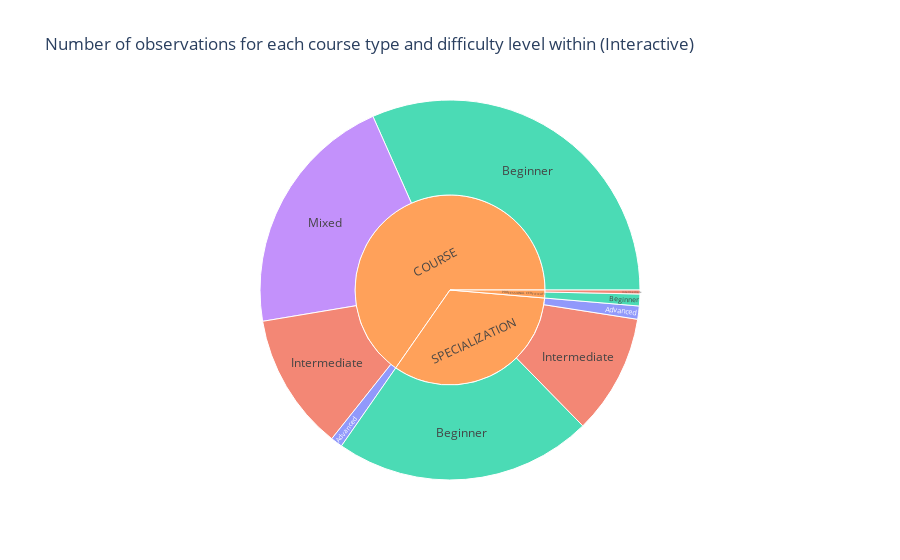

This figure's notebook cell:
### Markdown cell above
Let's visualize the shares of course types in the dataset, and difficulty levels for each course type:

### Code cell
# plotly express figure with Sunburst plot
fig = px.sunburst(
    grouped_data.reset_index(name="count"),
    path=["course_Certificate_type", "course_difficulty"],
    values="count",
    color="course_difficulty",
    title="Number of observations for each course type and difficulty level within (Interactive)",
)
fig.show()

### Figure 1 — Plotly figure (JSON) as saved in the notebook; plotly's stock layout.template omitted (floating-point values rounded to 4 significant figures)
{"data": [{"branchvalues": "total", "customdata": [["Advanced"], ["Intermediate"], ["Advanced"], ["Beginner"], ["Intermediate"], ["Beginner"], ["Intermediate"], ["Mixed"], ["Beginner"], ["(?)"], ["(?)"], ["(?)"]], "domain": {"x": [0, 1], "y": [0, 1]}, "hovertemplate": "labels=%{label}<br>count=%{value}<br>parent=%{parent}<br>id=%{id}<br>course_difficulty=%{customdata[0]}<extra></extra>", "ids": ["COURSE/Advanced", "PROFESSIONAL CERTIFICATE/Intermediate", "SPECIALIZATION/Advanced", "SPECIALIZATION/Beginner", "SPECIALIZATION/Intermediate", "COURSE/Beginner", "COURSE/Intermediate", "COURSE/Mixed", "PROFESSIONAL CERTIFICATE/Beginner", "COURSE", "PROFESSIONAL CERTIFICATE", "SPECIALIZATION"], "labels": ["Advanced", "Intermediate", "Advanced", "Beginner", "Intermediate", "Beginner", "Intermediate", "Mixed", "Beginner", "COURSE", "PROFESSIONAL CERTIFICATE", "SPECIALIZATION"], "marker": {"colors": ["#636efa", "#EF553B", "#636efa", "#00cc96", "#EF553B", "#00cc96", "#EF553B", "#ab63fa", "#00cc96", "#FFA15A", "#FFA15A", "#FFA15A"]}, "name": "", "parents": ["COURSE", "PROFESSIONAL CERTIFICATE", "SPECIALIZATION", "SPECIALIZATION", "SPECIALIZATION", "COURSE", "COURSE", "COURSE", "PROFESSIONAL CERTIFICATE", "", "", ""], "type": "sunburst", "values": [9, 3, 10, 196, 91, 282, 104, 187, 9, 582, 12, 297]}], "layout": {"legend": {"tracegroupgap": 0}, "title": {"text": "Number of observations for each course type and difficulty level within (Interactive)"}}}
